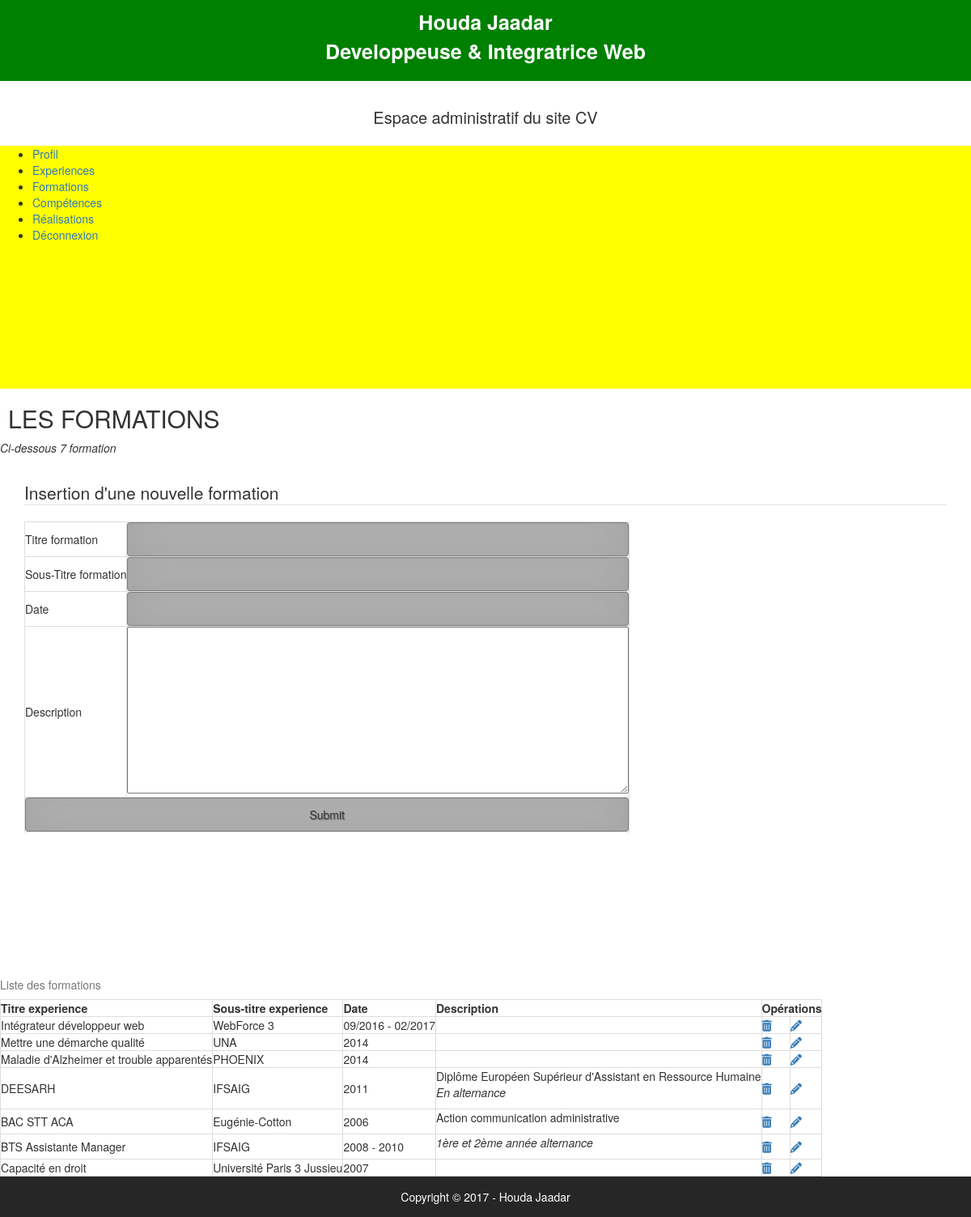
/admin/formation.php (signed in), run on the app's committed database.
### tables this page shows
CREATE TABLE `t_utilisateur` (
  `id_utilisateur` smallint(5) NOT NULL,
  `prenom` varchar(25) NOT NULL,
  `nom` varchar(25) NOT NULL,
  `email` varchar(50) NOT NULL,
  `telephone` varchar(20) NOT NULL COMMENT 'varchar car 0 n''est pas un entier',
  `mdp` varchar(13) NOT NULL,
  `pseudo` varchar(13) NOT NULL,
  `avatar` varchar(13) NOT NULL,
  `age` smallint(5) NOT NULL,
  `date_naissance` date NOT NULL,
  `sexe` enum('Femme','Homme') NOT NULL,
  `etat_civil` enum('M.','Mme') NOT NULL,
  `statut_marital` varchar(13) NOT NULL,
  `adresse` text NOT NULL,
  `code_postal` varchar(5) NOT NULL,
  `ville` varchar(50) NOT NULL,
  `pays` varchar(25) NOT NULL,
  `note` varchar(20) NOT NULL
);

CREATE TABLE `t_formations` (
  `id_formation` int(11) NOT NULL,
  `titre_f` varchar(45) NOT NULL,
  `sous_titre_f` varchar(45) NOT NULL,
  `dates_f` varchar(45) NOT NULL,
  `description_f` text,
  `utilisateur_id` int(11) NOT NULL
);

### admin/formation.php (the view, shortened to what this page needs)
<?php require '../connexion/connexion.php'; ?>
<?php include'haut.php';?>
            <div class="contenuPrincipal">
                <h2 class="h2">Les formations</h2>
                <?php
                $sql = $pdoCV->query("SELECT * FROM t_formations");
                $sql->execute();
                $nbr_formation = $sql->rowCount();
                ?>
                <p class="nbr">Ci-dessous <?php echo $nbr_formation; ?> formation</p>
                <form action="formation.php" method="post">
                    <fieldset>
                    <legend>Insertion d'une nouvelle formation </legend>
                        <table class="table-bordered">
                            <tr>
                                <td>Titre formation</td>
                                <td><input type="text" name="titre_f" size="50" value="" required></td>
                            </tr>
                            <tr>
                                <td>Sous-Titre formation</td>
                                <td><input type="text" name="sous_titre_f" value="" size="50"  required></td>
                            </tr>
                            <tr>
                                <td>Date</td>
                                <td><input type="text" name="dates_f" value="" size="50"  required></td>
                            </tr>
                            <tr>
                                <td>Description</td>
                                <td><textarea id="editor1" name="description_f" value="" size="100" cols="80" rows="10" required></textarea>
                                <script>CKEDITOR.replace('editor1');</script></td>
                            </tr>
                            <tr>
                                <td colspan="2"><input type="submit" value"Insérer une formation"></td>
                            </tr>
                        </table>
                    </fieldset>
                </form>
                <table class="table-bordered">
                    <caption>Liste des formations</caption>
                    <tr>
                        <th>Titre experience</th>
                        <th>Sous-titre experience</th>
                        <th>Date</th>
                        <th>Description</th>
                        <th colspan="2">Opérations</th>
                    </tr>
                        <?php while($resultat = $sql->fetch()){ ?>
                    <tr>
                        <td><?php echo $resultat['titre_f']; ?></td>
                        <td><?php echo $resultat['sous_titre_f']; ?></td>
                        <td><?php echo $resultat['dates_f']; ?></td>
                        <td><?php echo $resultat['description_f']; ?></td>
                        <td><a href="formation.php?delete=<?php echo $resultat['id_formation'];?>"><i class="fa fa-trash" aria-hidden="true"></i></a></td><br>
                        <td><a href="modif_formation.php?id_formation=<?php echo $resultat['id_formation'];?>"><i class="fa fa-pencil" aria-hidden="true"></i></a></td>
                    </tr>
                    <?php };?>
                </table>
            </div>
           <?php include'bas.php';?>

### admin/haut.php (shortened to what this page needs)
<?php require '../connexion/connexion.php'; ?>
<?php
        $sql = $pdoCV->query("SELECT * FROM t_utilisateur");
        $resultat = $sql->fetch();?>
<!DOCTYPE html>
<html lang="fr">
<head>
    <link rel="stylesheet" type="text/css" href="../css/style.css">
    <link rel="stylesheet" href="https://maxcdn.bootstrapcdn.com/bootstrap/3.3.7/css/bootstrap.min.css">
</head>
<body>
    <header>
    	<div class="nom">
    		<p><?php echo $resultat['prenom'].' ' .$resultat['nom'].'<br>';?>
    		Developpeuse & Integratrice Web</p>
    	</div>
    	<h1 id="espaceAdmin">Espace administratif du site CV</h1>
        <div id="navb">
            <nav id="navbar">
                <ul>
                    <li><a href="utilisateur.php">Profil</a></li>
                    <li><a href="experience.php">Experiences</a></li>
                    <li><a href="formation.php">Formations</a></li>
                    <li><a href="competence.php">Compétences</a></li>
                    <li><a href="realisation.php">Réalisations</a></li>
                    <li><a href="index.php?deconnect">Déconnexion</a></li>
                </ul>
            </nav>
        </div>
    </header>

### admin/bas.php
<?php require '../connexion/connexion.php'; ?>
 <?php $sql = $pdoCV->query("SELECT * FROM t_utilisateur");
 $resultat = $sql->fetch(); ?>
<footer>
	<div>
		<p>Copyright © <?php echo DATE('Y').' - '.$resultat['prenom'].' ' .$resultat['nom'];?> </p>
	</div>
</footer>
</body>
</html>

### css/style.css (style rules this page uses)
body { font-family: 'Quicksand', sans-serif; margin: 0; padding: 0; border: 0; }
.nom { height: 100px; background-color: green; text-align: center; font-weight: bolder; font-size: 25px; padding-top: 10px; padding-bottom: 15px; color: white; }
#navbar { margin: 0 auto; width:1200px; height: 300px; }
#navb { width: 100%; background-color: yellow; }
#espaceAdmin { font-size: 20px; text-align: center; height: 50px; line-height: 50px; }
.h2 { font-size: 20px; font-weight: bolder; text-transform: uppercase; margin: 30px 10px; }
form { margin: 30px 30px; }
.nbr { font-style: italic; }
footer { height: 50px; background-color: #262626; text-align: center; font-size:1em; color: white; line-height: 50px; }
* { -webkit-box-sizing:border-box; -moz-box-sizing:border-box; -ms-box-sizing:border-box; -o-box-sizing:border-box; box-sizing:border-box; }
html { width: 100%; height:100%; overflow:hidden; }
body { width: 100%; height:100%; font-family: 'Open Sans', sans-serif; background: #092756; }
input { width: 100%; margin-bottom: 10px; background: rgba(0,0,0,0.3); border: none; outline: none; padding: 10px; font-size: 13px; color: #fff; text-shadow: 1px 1px 1px rgba(0,0,0,0.3); border: 1px solid rgba(0,0,0,0.3); border-radius: 4px; box-shadow: inset 0 -5px 45px rgba(100,100,100,0.2), 0 1px 1px rgba(255,255,255,0.2); -webkit-transition: box-shadow .5s ease; -moz-transition: box-shadow .5s ease; -o-transition: box-shadow .5s ease; -ms-transition: box-shadow .5s ease; transition: box-shadow .5s ease; }

### data on the page
t_utilisateur: prenom "Houda", nom "Jaadar"
t_formations: titre_f "Intégrateur développeur web", sous_titre_f "WebForce 3", dates_f "09/2016 - 02/2017"
t_formations: titre_f "Mettre une démarche qualité", sous_titre_f "UNA", dates_f "2014"
t_formations: titre_f "Maladie d'Alzheimer et trouble apparentés", sous_titre_f "PHOENIX", dates_f "2014"
t_formations: titre_f "DEESARH", sous_titre_f "IFSAIG", dates_f "2011", description_f "Diplôme Européen Supérieur d'Assistant en Ressource Humaine En alternance"
t_formations: titre_f "BAC STT ACA", sous_titre_f "Eugénie-Cotton", dates_f "2006", description_f "Action communication administrative"
t_formations: titre_f "BTS Assistante Manager", sous_titre_f "IFSAIG", dates_f "2008 - 2010", description_f "1ère et 2ème année alternance"
t_formations: titre_f "Capacité en droit", sous_titre_f "Université Paris 3 Jussieu", dates_f "2007"

### other printed values
$nbr_formation "7"
DATE('Y') "2017"
